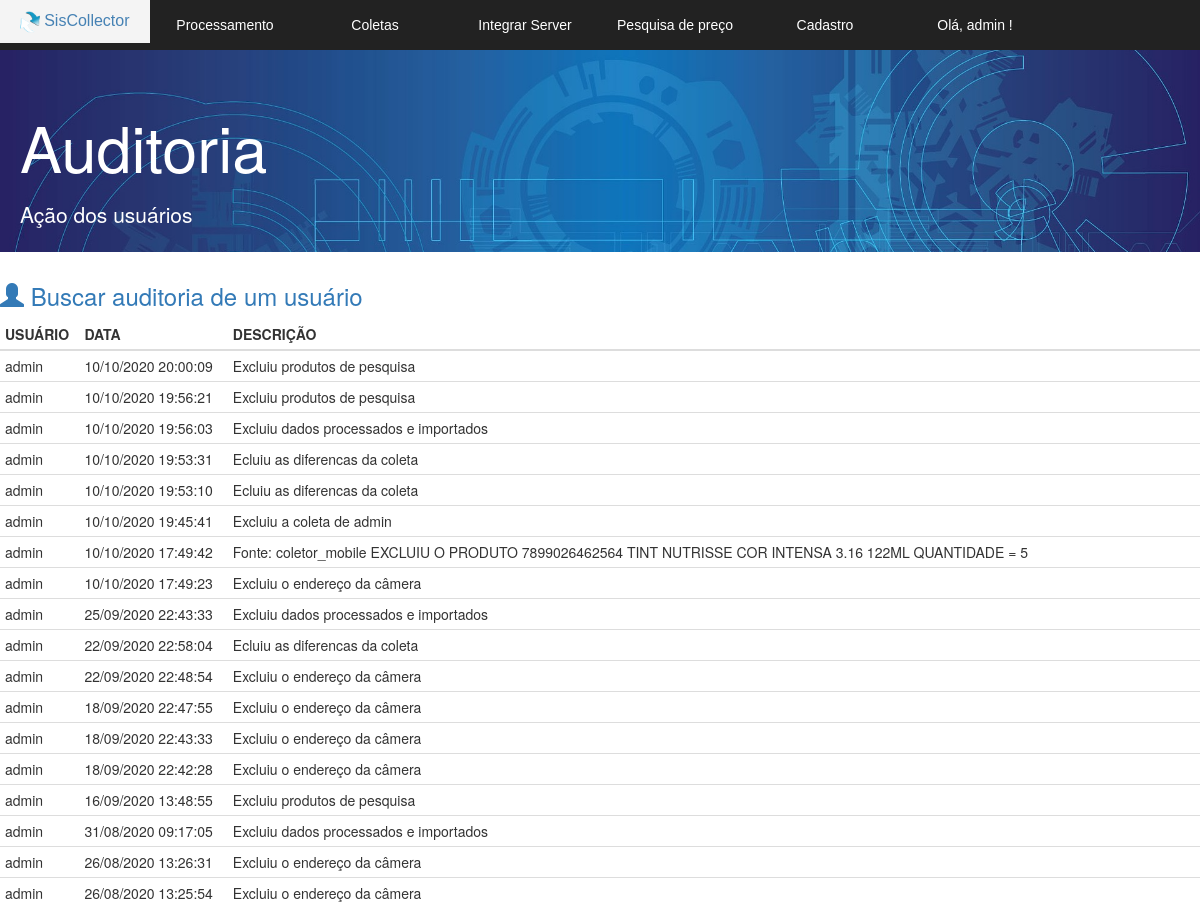
/v_listar_auditoria.php (signed in, upper part), run on an earlier commit of the app's database.
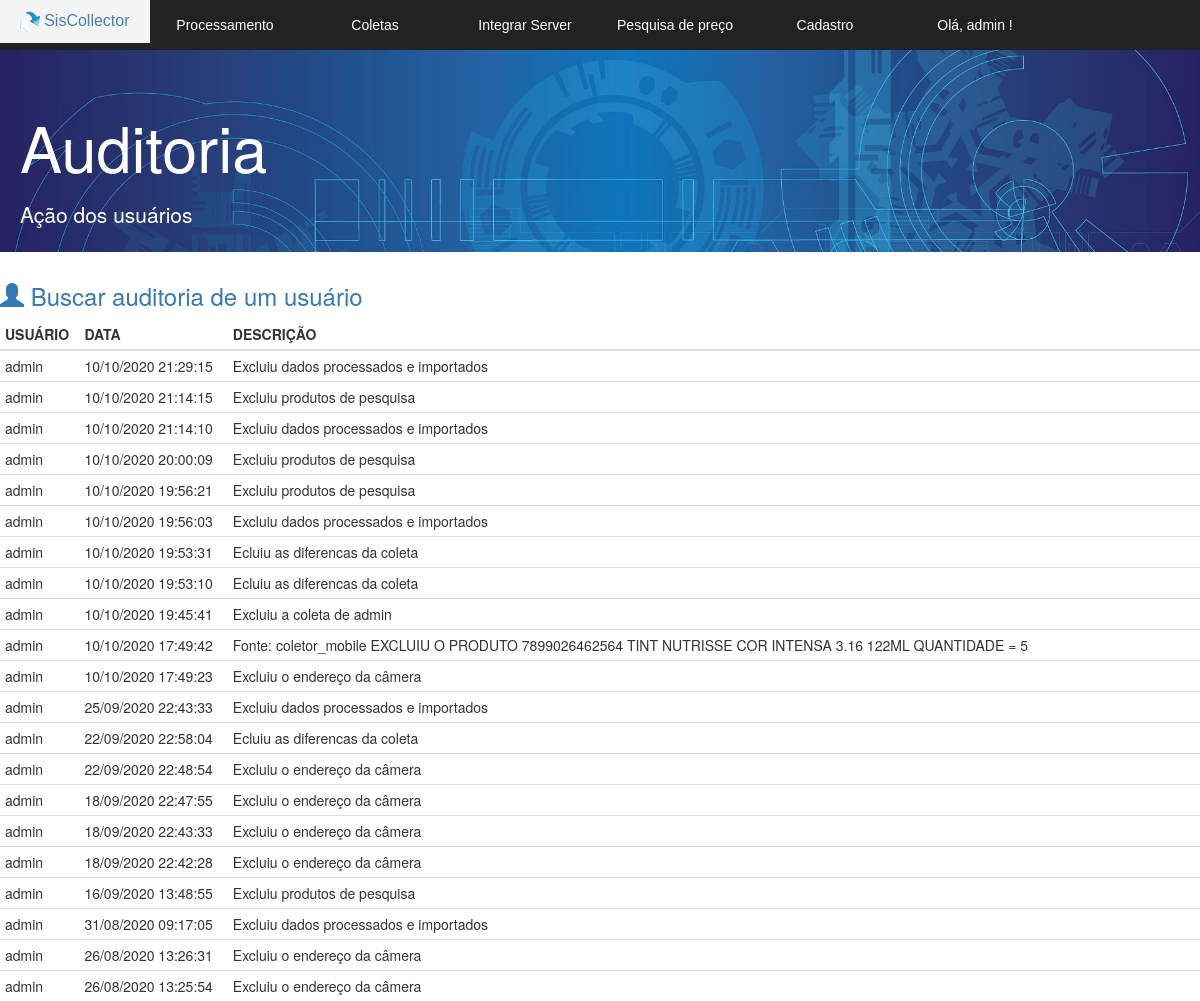
And on a later commit of the database.
### tables this page shows
CREATE TABLE IF NOT EXISTS `auditoria` (
  `id` int(11) NOT NULL AUTO_INCREMENT,
  `usuario` varchar(255) DEFAULT NULL,
  `descricao` varchar(255) DEFAULT NULL,
  `data` datetime NOT NULL,
  PRIMARY KEY (`id`)
);

### v_listar_auditoria.php (the view, shortened to what this page needs)
<!DOCTYPE html>
<html lang="pt-br">
<head>
  <link href="bootstrap/css/bootstrap.min.css" rel="stylesheet">
  <link rel="stylesheet" href="css.css">
  <link rel="stylesheet" href="normalize.css">
</head>
<body>
	<section id="principal">
   <?php
   require 'v_cabecalho.php';
   ?>
   <section class="corpo">
    <div class="jumbotron jumbotron-fluid">
      <div class="container">
        <h1 class="display-4">Auditoria</h1>
        <p class="lead">Ação dos usuários</p>
      </div>
    </div>
    <h3> <a href="v_buscar_usuario.php" > <span class="glyphicon glyphicon-user" aria-hidden="true"></span> Buscar auditoria de um usuário </a></h3>
    <?php
    $listagem = mysqli_query($conexao,  "SELECT * FROM auditoria order by id desc");
    ?>
    <table class="table table-condensed">
     <thead >
      <tr class="table-primary">
        <th scope="col">USUÁRIO</th>
        <th scope="col">DATA</th>
        <th scope="col">DESCRIÇÃO</th>
      </tr>
    </thead>
    <tbody>
      <?php
      while($linha = mysqli_fetch_array($listagem)) {
      $data = $linha['data'];
      ?>
        <tr>
          <td> <?= $linha['usuario'] ?> </td>
          <td> <?php echo date('d/m/Y H:i:s', strtotime($data));  ?>  </td>
          <td> <?= utf8_encode($linha['descricao']);  ?> </td>
        </tr>
        <?php } ?>
      </tbody>
    </table>
  </section>
</section>
</body>
</html>

What changed in the data, as far as the page shows it:
added auditoria: usuario "admin", data "10/10/2020 21:29:15", descricao "Excluiu dados processados e importados"
added auditoria: usuario "admin", data "10/10/2020 21:14:15", descricao "Excluiu produtos de pesquisa"
added auditoria: usuario "admin", data "10/10/2020 21:14:10", descricao "Excluiu dados processados e importados"
